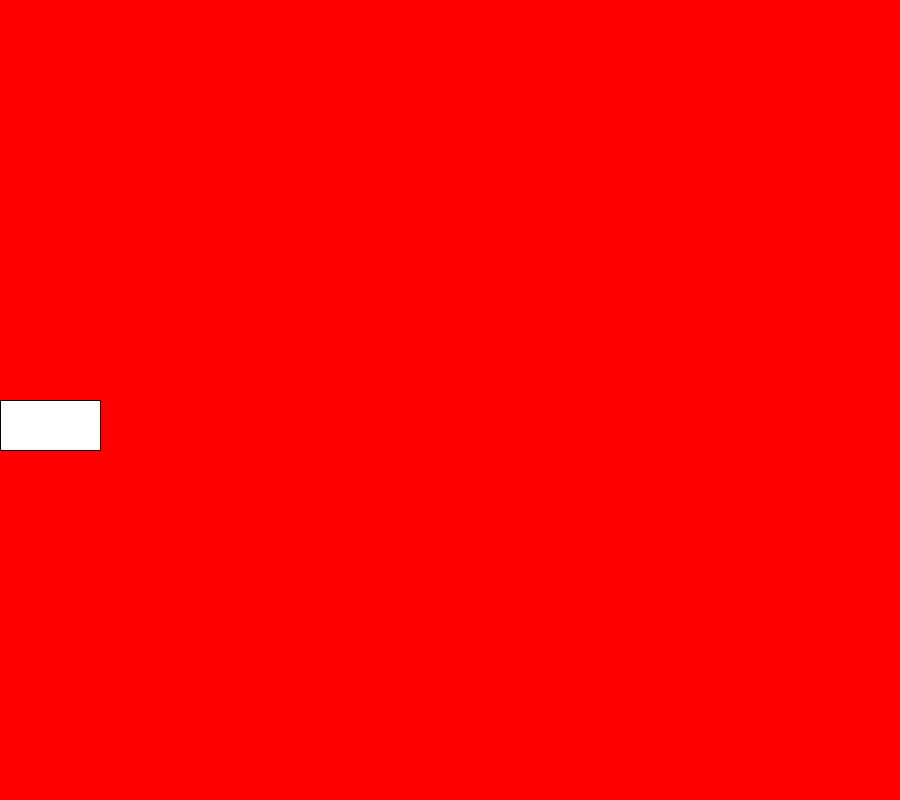
Frame 1 (no input)
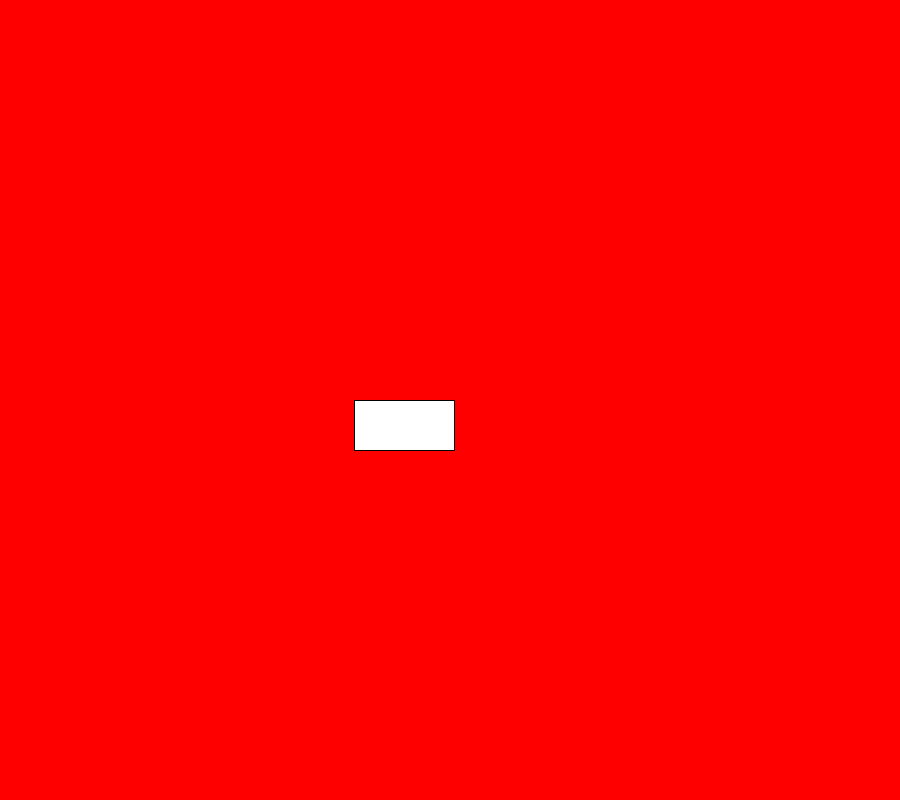
Frame 60 (the mouse pressed at the canvas centre just before this capture)
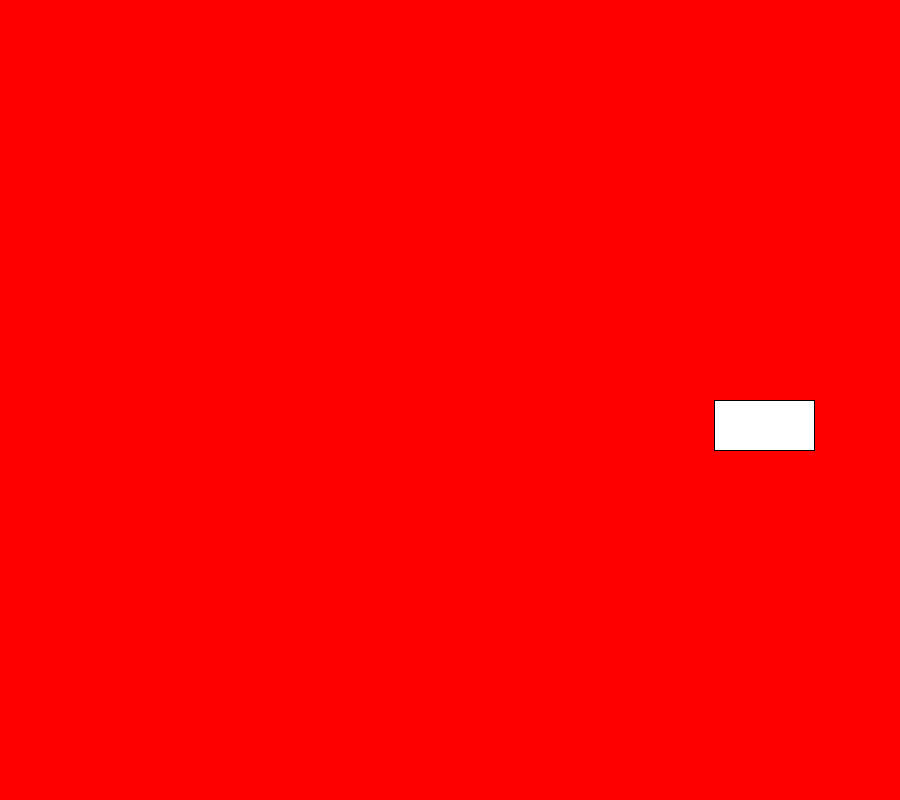
Frame 120 (the mouse held since frame 60 and released just before this capture)

The Processing sketch that drew these frames (run headless with seeded random() and noise(); from frame 60 on, the mouse is pressed at the canvas centre):

// Processing sketch: ExperimentBuffer
// ── ExperimentBuffer.pde
int x = 0;
void setup(){
  size(900, 800);
  background(255);
}

void draw(){ //60 FPS
  background(255, 0, 0);
  rect( x, height/2, 100, 50);
  textAlign(CENTER);
  x+=6;
}

void keyPressed(){

}

//void mousePressed(){
//  background(random(255), random(255), random(255));
//  fill(random(255), random(255), random(255));
//  textSize(40);
//  text("Hello world!", mouseX, mouseY);
//}
